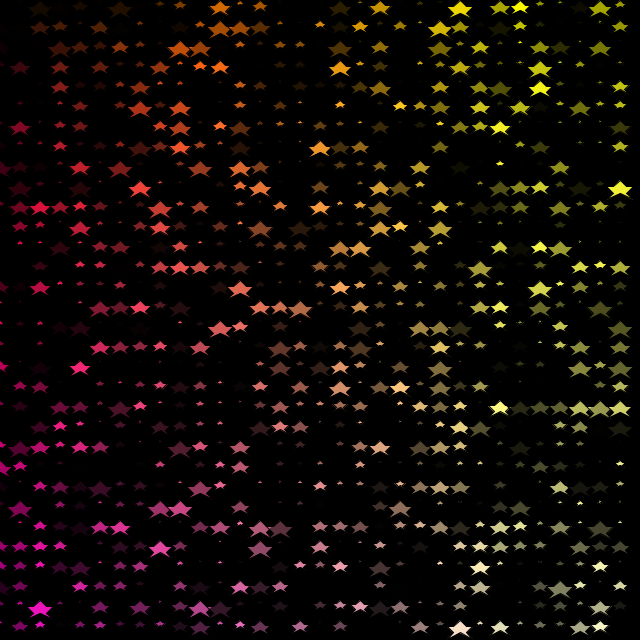
Frame 1 (no input)
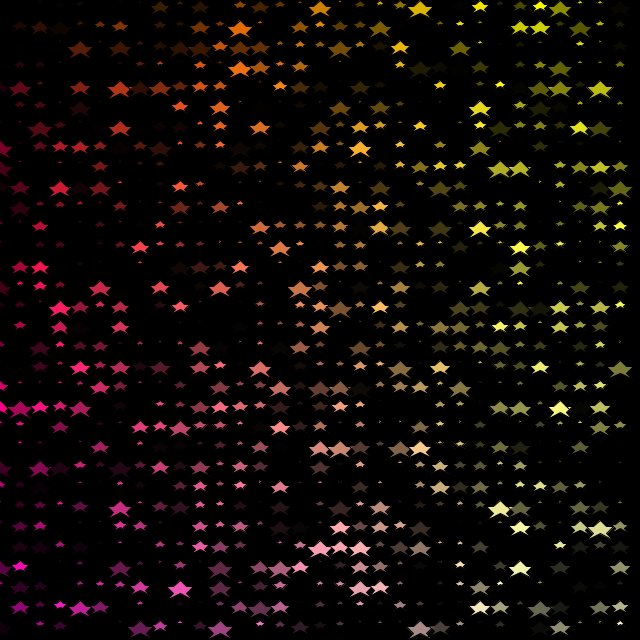
Frame 60 (the mouse pressed at the canvas centre just before this capture)
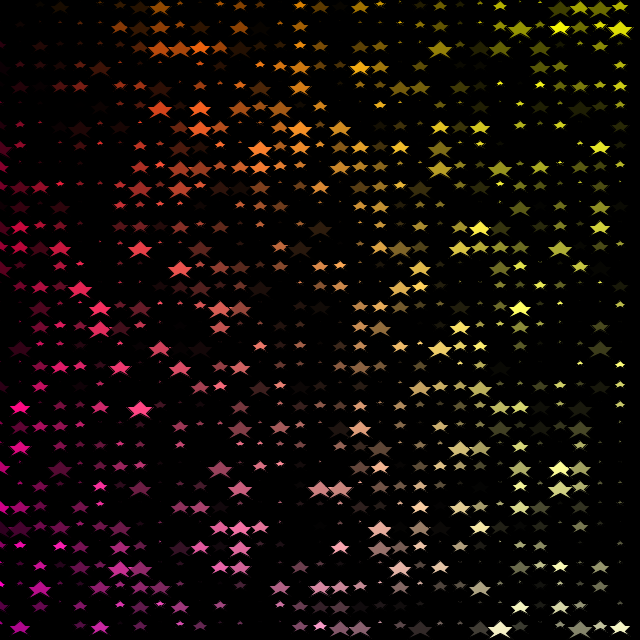
Frame 120 (the mouse held since frame 60 and released just before this capture)

The Processing sketch that drew these frames (run headless with seeded random() and noise(); from frame 60 on, the mouse is pressed at the canvas centre):

// Processing sketch: processing_88626
// ── processing_88626.pde

int scale = 20;
int s = 7;

void setup()
{
  size(640,640);
  smooth();
  noStroke();
  background(200,150,100);
}

void draw()
{
  for(int i = 0; i < width; i+= scale)
  {
    for(int j = 0; j < height; j+= scale)
    {
      fill(0);
      stroke(0);
      rect(i,j,scale,scale);
      Object(i,j,random(s));
    }
  }
}

void Object(float xPos, float yPos, float step)
{
  fill(xPos + yPos, xPos/2, yPos/3,random(255));
  beginShape();
  vertex(xPos,yPos);
  vertex(xPos + step,yPos + step);
  vertex(xPos + step * 2, yPos + step);
  vertex(xPos + step, yPos + step * 2);
  vertex(xPos + step * 2, yPos + step * 3);
  vertex(xPos, yPos + step * 2);
  vertex(xPos - step * 2, yPos + step * 3);
  vertex(xPos - step, yPos + step * 2);  
  vertex(xPos - step * 2, yPos + step); 
  vertex(xPos - step, yPos + step);
  vertex(xPos, yPos);   
  endShape();

  //stroke(random(100), random(50),random(255));
  //ellipse(xPos,yPos, random(s),random(s));
}
